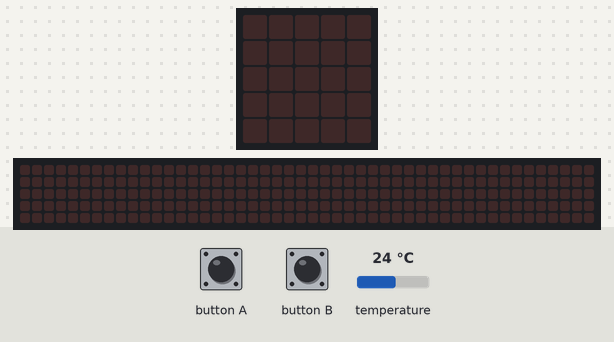
Recording of a program running on a simulated BBC micro:bit (MakeCode). Shown: the board's 5×5 LED display, a strip that is not on the board, showing the scrolling text unrolled. The test bench sets the inputs (shaded band); at power-on: temperature 24 °C. The 48×5 strip is a reading aid, not a part: it shows the text the display is scrolling, unrolled, one strip-width of it at a time.

Above: at 1.2 s.
1.3 s: button A pressed for 0.15 s
At 4.01 s:
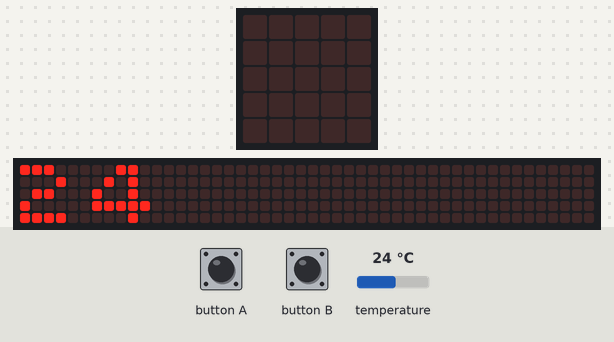
4.3 s: button B pressed for 0.15 s
At 8.72 s:
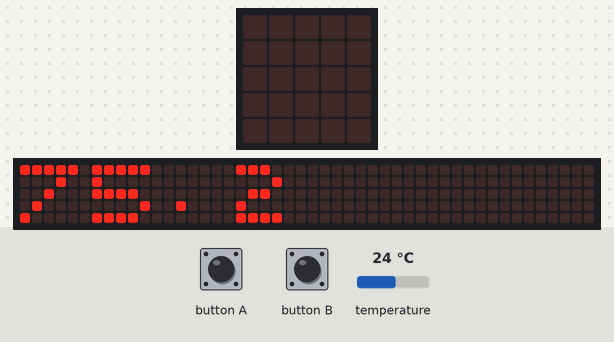
Timing chart, 0 to 10.2 s (numbered marks = the images above; inputs shaded):
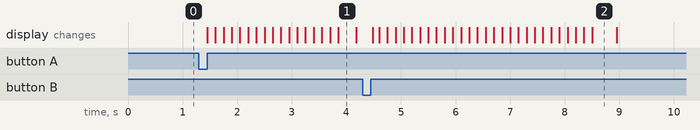

The program:

main.ts
```typescript
let c = 0
let f = 0
input.onButtonPressed(Button.A, function () {
    c = input.temperature()
    basic.showNumber(c)
})
input.onButtonPressed(Button.B, function () {
    f = 0
    basic.showNumber(input.temperature() * 1.8 + 32)
})
basic.forever(function () {

})
```

test.ts
```typescript
// 在這裡測試；當此封包作為擴充功能時，將不會編譯此內容。
```

Measured:
- after the input at 1.3 s, the display: changes after 0.15 s (image 1)
- after the input at 4.3 s, the display: changes after 0.18 s (image 2)
- what the display in image 2 shows lasts 0.5 s, from 8.5 s to 9.0 s
